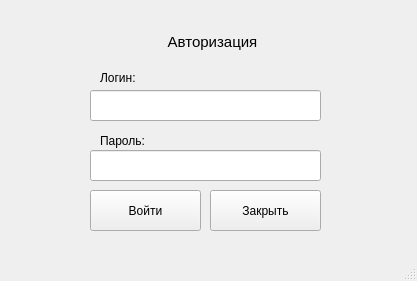
<?xml version="1.0" encoding="UTF-8"?>
<ui version="4.0">
 <class>MainWindow</class>
 <widget class="QMainWindow" name="MainWindow">
  <property name="geometry">
   <rect>
    <x>0</x>
    <y>0</y>
    <width>417</width>
    <height>281</height>
   </rect>
  </property>
  <property name="windowTitle">
   <string>MainWindow</string>
  </property>
  <widget class="QWidget" name="centralwidget">
   <widget class="QLabel" name="label">
    <property name="geometry">
     <rect>
      <x>152</x>
      <y>31</y>
      <width>121</width>
      <height>21</height>
     </rect>
    </property>
    <property name="font">
     <font>
      <pointsize>11</pointsize>
     </font>
    </property>
    <property name="text">
     <string>Авторизация</string>
    </property>
    <property name="alignment">
     <set>Qt::AlignCenter</set>
    </property>
   </widget>
   <widget class="QLabel" name="label_2">
    <property name="geometry">
     <rect>
      <x>100</x>
      <y>70</y>
      <width>221</width>
      <height>16</height>
     </rect>
    </property>
    <property name="text">
     <string>Логин:</string>
    </property>
   </widget>
   <widget class="QLabel" name="label_3">
    <property name="geometry">
     <rect>
      <x>100</x>
      <y>130</y>
      <width>221</width>
      <height>21</height>
     </rect>
    </property>
    <property name="text">
     <string>Пароль:</string>
    </property>
   </widget>
   <widget class="QLineEdit" name="lineEdit">
    <property name="geometry">
     <rect>
      <x>90</x>
      <y>90</y>
      <width>231</width>
      <height>31</height>
     </rect>
    </property>
   </widget>
   <widget class="QLineEdit" name="lineEdit_2">
    <property name="geometry">
     <rect>
      <x>90</x>
      <y>150</y>
      <width>231</width>
      <height>31</height>
     </rect>
    </property>
   </widget>
   <widget class="QPushButton" name="pushButton">
    <property name="geometry">
     <rect>
      <x>90</x>
      <y>190</y>
      <width>111</width>
      <height>41</height>
     </rect>
    </property>
    <property name="text">
     <string>Войти</string>
    </property>
   </widget>
   <widget class="QPushButton" name="pushButton_2">
    <property name="geometry">
     <rect>
      <x>210</x>
      <y>190</y>
      <width>111</width>
      <height>41</height>
     </rect>
    </property>
    <property name="text">
     <string>Закрыть</string>
    </property>
   </widget>
  </widget>
  <widget class="QMenuBar" name="menubar">
   <property name="geometry">
    <rect>
     <x>0</x>
     <y>0</y>
     <width>417</width>
     <height>21</height>
    </rect>
   </property>
  </widget>
  <widget class="QStatusBar" name="statusbar"/>
 </widget>
 <resources/>
 <connections/>
</ui>
